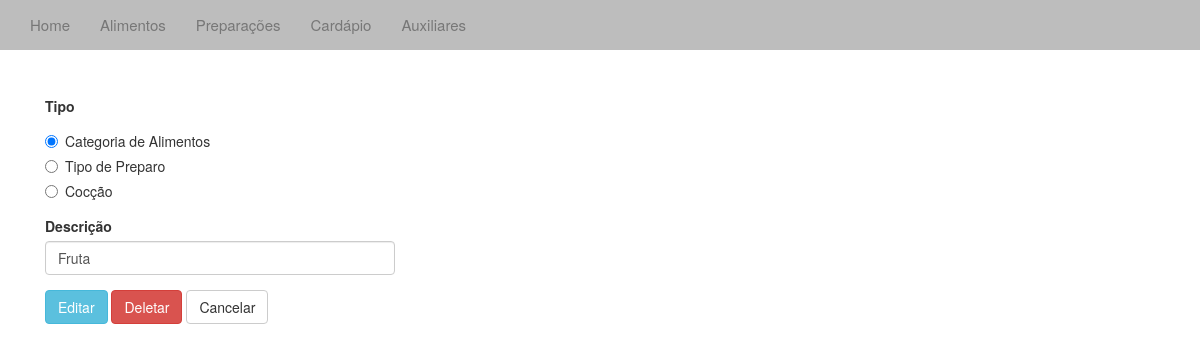
Before: /editaux/1/ with the older database file.
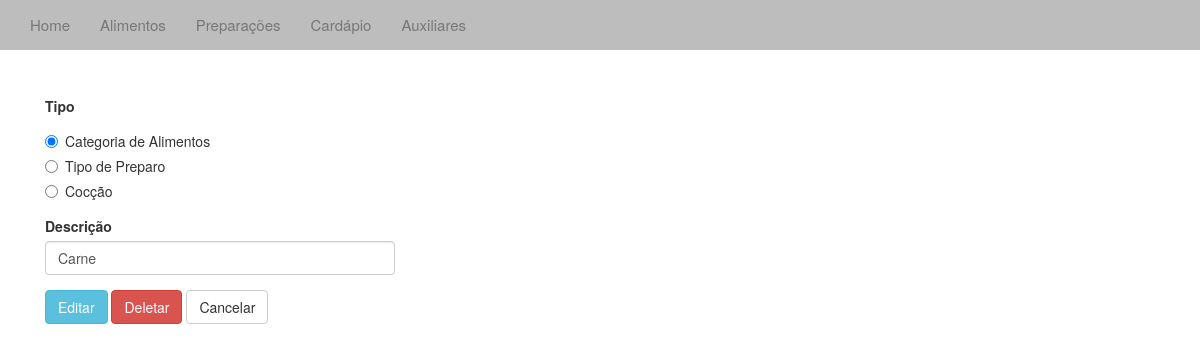
After: the same page with the newer database file.
### cardapio/models.py (models this page shows, shortened)
class Aux(models.Model):
	tipo = models.IntegerField(1)
	desc = models.CharField(max_length=4)

### cardapio/views.py (the view)
# urls.py: url(r'editaux/(?P<id_aux>\d+)/$', 'cardapio.views.editaux', name='editaux'),
def editaux(request, id_aux):
	f = modelformset_factory(Aux,AuxForm)
	form = f(request.POST or None)
	aux = get_object_or_404(Aux, pk=id_aux)
	if request.method == 'POST':
		f_tipo = request.POST.get('tipo')
		f_desc = request.POST.get('desc')
		aux = get_object_or_404(Aux, pk=id_aux)
		if f_tipo: aux.tipo = f_tipo
		if f_desc: aux.desc = f_desc
		aux.save()
		return redirect('/aux')
	context = {'form': form, 'aux':aux}
	return render(request,"editaux.html", context)

### templates/editaux.html (shortened to what this page needs)
{% extends "base.html" %}
{% block body%}
<div class="container">
	<h3>Editar Auxiliar</h3>
	<br /><br />
	<form action="" method="post" role="form" class="col-sm-4">
		<div class="form-group">
			<label>Tipo</label>
			<div class="radio">
				<label>
					{% if aux.tipo == 1 %}
					<input type="radio" name="tipo" value="1" checked> Categoria de Alimentos
					{% else %}
					<input type="radio" name="tipo" value="1"> Categoria de Alimentos
					{% endif %}
				</label>
			</div>
			<div class="radio">
				<label>
					{% if aux.tipo == 2 %}
					<input type="radio" name="tipo" value="2" checked> Tipo de Preparo
					{% else %}
					<input type="radio" name="tipo" value="2"> Tipo de Preparo
					{% endif %}
				 </label>
			</div>
			<div class="radio">
				<label>
					{% if aux.tipo == 3 %}
					<input type="radio" name="tipo" value="3" checked> Cocção
					{% else %}
					<input type="radio" name="tipo" value="3"> Cocção
					{% endif %}
				</label>
			</div>
		</div>
		<div class="form-group">
			<label>Descrição</label>
			<input type="text" class="form-control" name="desc" value="{{ aux.desc }}" />
		</div>
	  <button type="submit" class="btn btn-info" value="Editar">Editar</button>
	  <a href="/deleteaux/{{ aux.id }}"><button type="button" class="btn btn-danger">Deletar</button></a>
	  <a href="/aux/"><button type="button" class="btn btn-default">Cancelar</button></a>
	  </form>
</div>
{% endblock %}

Changed rows visible on the page:
changed Aux: desc "Fruta" → "Carne"
